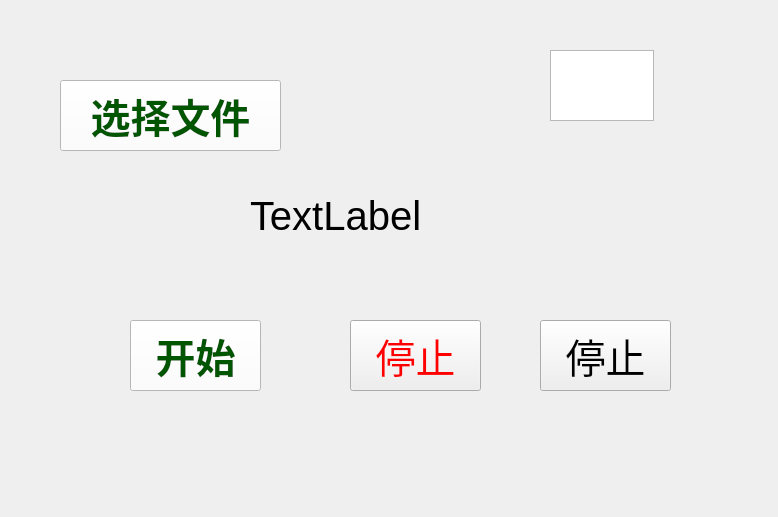
<?xml version="1.0" encoding="UTF-8"?>
<ui version="4.0">
 <class>Form</class>
 <widget class="QWidget" name="Form">
  <property name="geometry">
   <rect>
    <x>0</x>
    <y>0</y>
    <width>778</width>
    <height>517</height>
   </rect>
  </property>
  <property name="windowTitle">
   <string>Form</string>
  </property>
  <widget class="QPushButton" name="pushButton">
   <property name="geometry">
    <rect>
     <x>130</x>
     <y>320</y>
     <width>131</width>
     <height>71</height>
    </rect>
   </property>
   <property name="font">
    <font>
     <pointsize>30</pointsize>
     <weight>75</weight>
     <bold>true</bold>
    </font>
   </property>
   <property name="autoFillBackground">
    <bool>false</bool>
   </property>
   <property name="styleSheet">
    <string notr="true">color: rgb(0, 85, 0);
background-color: rgb(255, 255, 255);</string>
   </property>
   <property name="text">
    <string>开始</string>
   </property>
   <property name="autoRepeat">
    <bool>true</bool>
   </property>
  </widget>
  <widget class="QPushButton" name="pushButton_2">
   <property name="geometry">
    <rect>
     <x>350</x>
     <y>320</y>
     <width>131</width>
     <height>71</height>
    </rect>
   </property>
   <property name="font">
    <font>
     <pointsize>30</pointsize>
    </font>
   </property>
   <property name="styleSheet">
    <string notr="true">color: rgb(255, 0, 0);</string>
   </property>
   <property name="text">
    <string>停止</string>
   </property>
   <property name="autoRepeat">
    <bool>true</bool>
   </property>
  </widget>
  <widget class="QPushButton" name="pushButton_3">
   <property name="geometry">
    <rect>
     <x>540</x>
     <y>320</y>
     <width>131</width>
     <height>71</height>
    </rect>
   </property>
   <property name="font">
    <font>
     <pointsize>30</pointsize>
    </font>
   </property>
   <property name="text">
    <string>停止</string>
   </property>
   <property name="autoRepeat">
    <bool>true</bool>
   </property>
  </widget>
  <widget class="QLabel" name="label">
   <property name="geometry">
    <rect>
     <x>250</x>
     <y>170</y>
     <width>311</width>
     <height>91</height>
    </rect>
   </property>
   <property name="font">
    <font>
     <pointsize>30</pointsize>
    </font>
   </property>
   <property name="text">
    <string>TextLabel</string>
   </property>
  </widget>
  <widget class="QPushButton" name="pushButton_4">
   <property name="geometry">
    <rect>
     <x>60</x>
     <y>80</y>
     <width>221</width>
     <height>71</height>
    </rect>
   </property>
   <property name="font">
    <font>
     <pointsize>30</pointsize>
     <weight>75</weight>
     <bold>true</bold>
    </font>
   </property>
   <property name="autoFillBackground">
    <bool>false</bool>
   </property>
   <property name="styleSheet">
    <string notr="true">color: rgb(0, 85, 0);
background-color: rgb(255, 255, 255);</string>
   </property>
   <property name="text">
    <string>选择文件</string>
   </property>
   <property name="autoRepeat">
    <bool>true</bool>
   </property>
  </widget>
  <widget class="QTextEdit" name="textEdit">
   <property name="geometry">
    <rect>
     <x>550</x>
     <y>50</y>
     <width>104</width>
     <height>71</height>
    </rect>
   </property>
  </widget>
 </widget>
 <resources/>
 <connections>
  <connection>
   <sender>pushButton_3</sender>
   <signal>clicked()</signal>
   <receiver>Form</receiver>
   <slot>close()</slot>
   <hints>
    <hint type="sourcelabel">
     <x>605</x>
     <y>357</y>
    </hint>
    <hint type="destinationlabel">
     <x>616</x>
     <y>461</y>
    </hint>
   </hints>
  </connection>
  <connection>
   <sender>pushButton_2</sender>
   <signal>clicked()</signal>
   <receiver>textEdit</receiver>
   <slot>clear()</slot>
   <hints>
    <hint type="sourcelabel">
     <x>442</x>
     <y>353</y>
    </hint>
    <hint type="destinationlabel">
     <x>597</x>
     <y>103</y>
    </hint>
   </hints>
  </connection>
 </connections>
</ui>
